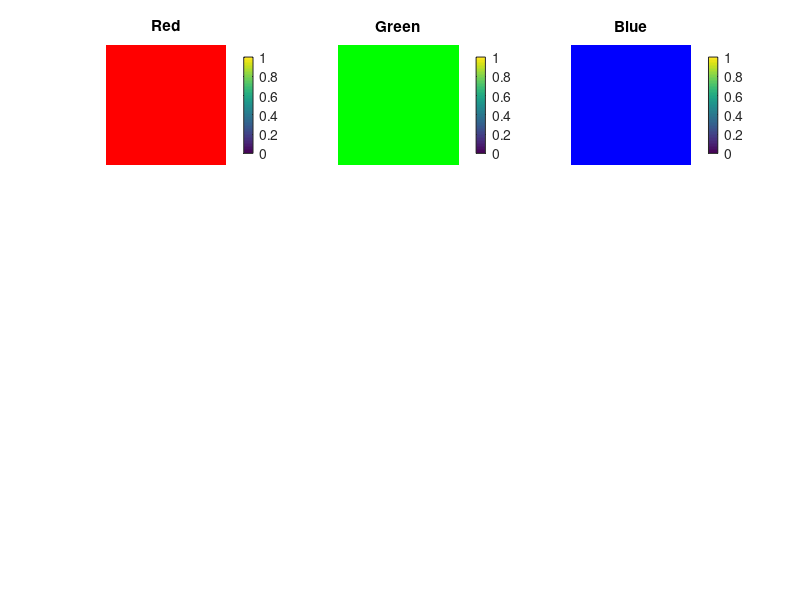

MATLAB code for this plot:
c = zeros(200);
c(:,:) = 1;

z = zeros(200);

R = cat(3, c, z, z);
G = cat(3, z, c, z);
B = cat(3, z, z, c);

subplot(331),imshow(R);title("Red");
colorbar;

subplot(332),imshow(G);title("Green");
colorbar;

subplot(333),imshow(B);title("Blue");
colorbar;

imwrite(R, 'R.png');
imwrite(G, 'G.png');
imwrite(B, 'B.png');